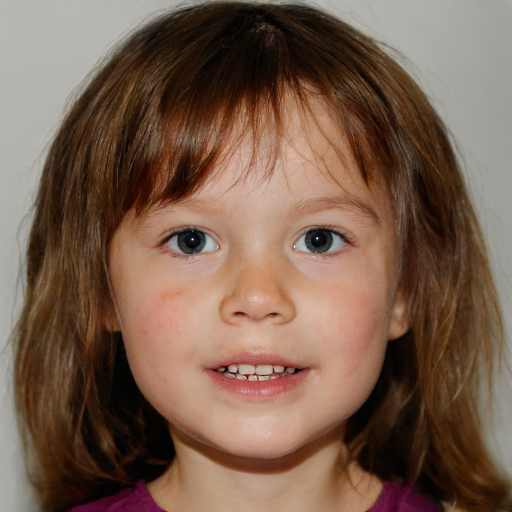
#> input picture img/image10.jpg, 1024 x 1024 px, found by its file name (shown at 1/2 size)
$ python watermark.py
#> lines starting #> are read from the running program, lines starting #| are printed output that depends on the picture
#> further down, ori_img is the input picture: shape (1024, 1024, 3); mean B, G, R 77.6, 94.2, 120.7
from time import time
import cv2
import numpy as np

'''
在左上方添加水印
参数: 原图对象, 水印对象, 结果图片路径/名称, 水印透明度, 水印相对原图的x坐标, 水印相对原图的y坐标, 是否改为右下添加, 水印相对原图的缩放比例
注意: 缩放比例最大是1，大于1会自动转化为1，位置x,y最好设置为0,0需要边距请在水印图片中调整，这样可以自适应画面，非0,0可能会因水印超出原图边界报错
'''


def addWaterMarkAtTopLeft(ori_img, watermark, result_name, transparency, position_x, position_y, convert, scale):
    # 确保scale值正常
#> called with result_name = 'result.png', transparency = 0.8, position_x = 0, position_y = 0, convert = True, scale = 0.2
    if scale > 1 or scale <= 0:
        scale = 1
    # 判断原图通道，添加alpha通道
    if ori_img.shape[2] == 3:
        b_channel, g_channel, r_channel = cv2.split(ori_img)
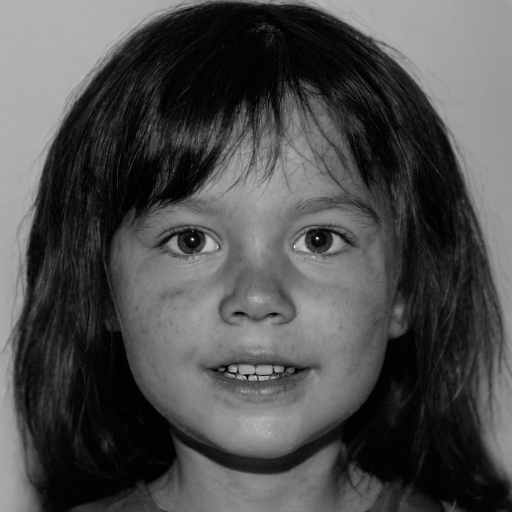
#> b_channel: shape (1024, 1024) (shown at 1/2 size); min 0, max 255, mean 77.6
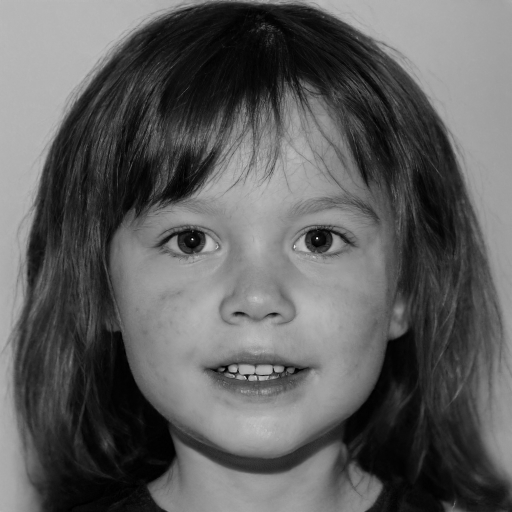
#> g_channel: shape (1024, 1024) (shown at 1/2 size); min 0, max 254, mean 94.2
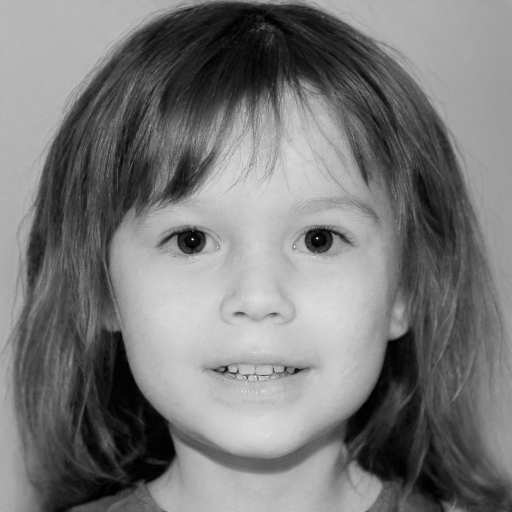
#> r_channel: shape (1024, 1024) (shown at 1/2 size); min 0, max 255, mean 120.7
        a_channel = np.ones(b_channel.shape, dtype=b_channel.dtype) * 255
        ori_img = cv2.merge((b_channel, g_channel, r_channel, a_channel))
#> ori_img: shape (1024, 1024, 4)
    # 根据比例缩放图片
#> (the run stopped early here; a loop or call above may not have finished)

$ run again, with img/example.png saved as img/image10.jpg
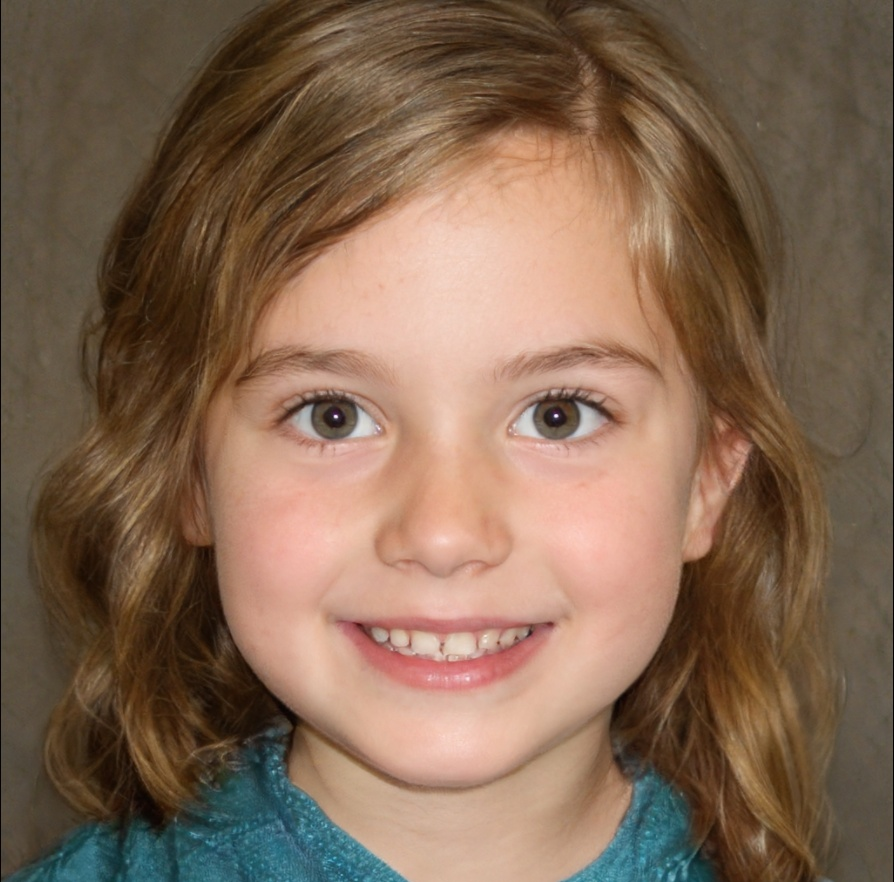
#> input picture img/example.png, 894 x 882 px, found by its file name
#> ori_img is the input picture: shape (882, 894, 3); mean B, G, R 82.8, 103.1, 129.9
#> in addWaterMarkAtTopLeft, `b_channel, g_channel, r_channel = cv2.split(ori_img)`:
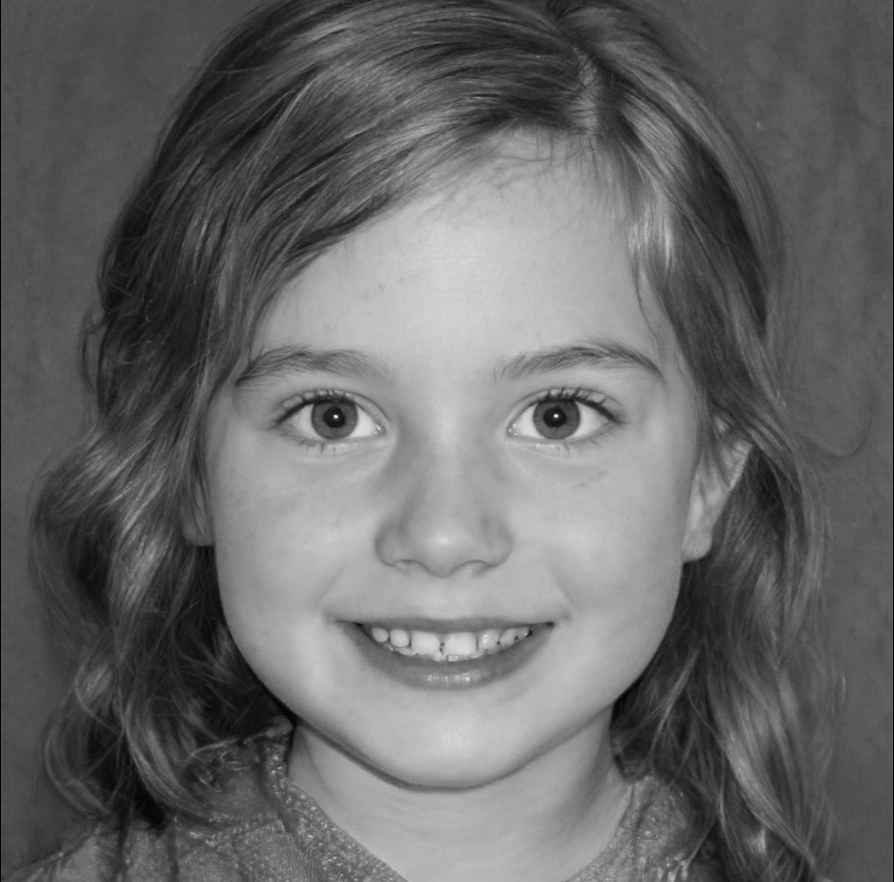
#> g_channel: shape (882, 894); min 0, max 237, mean 103.1
#> in addWaterMarkAtTopLeft, `b_channel, g_channel, r_channel = cv2.split(ori_img)`:
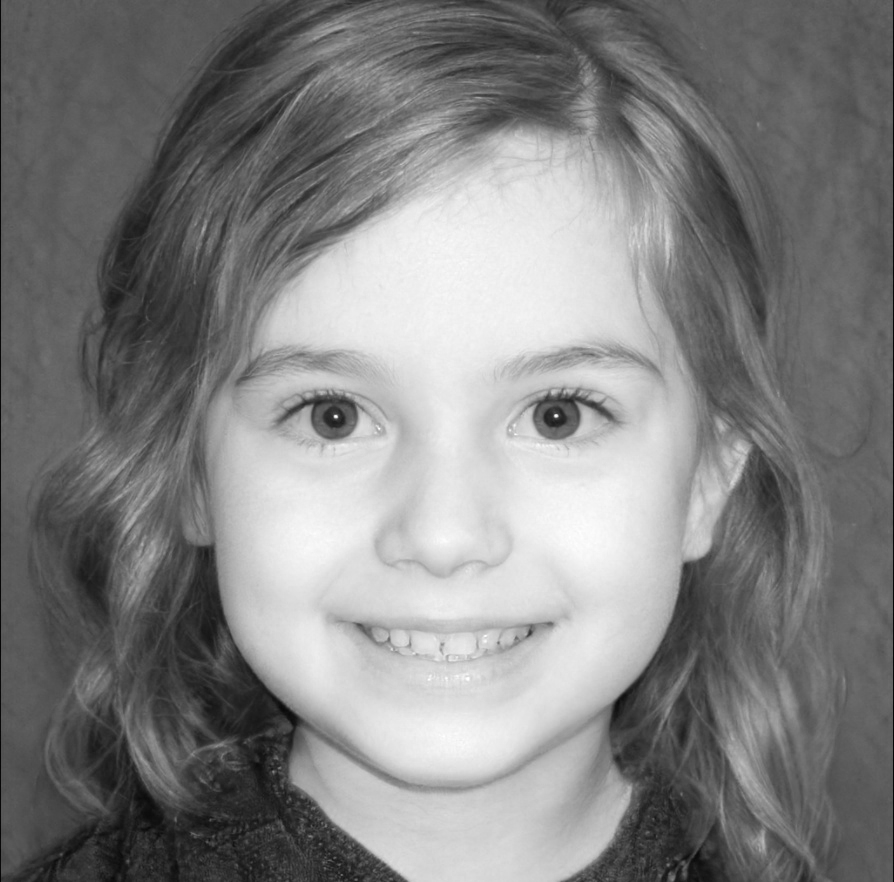
#> r_channel: shape (882, 894); min 2, max 255, mean 129.9
#> ori_img: shape (882, 894, 4)
